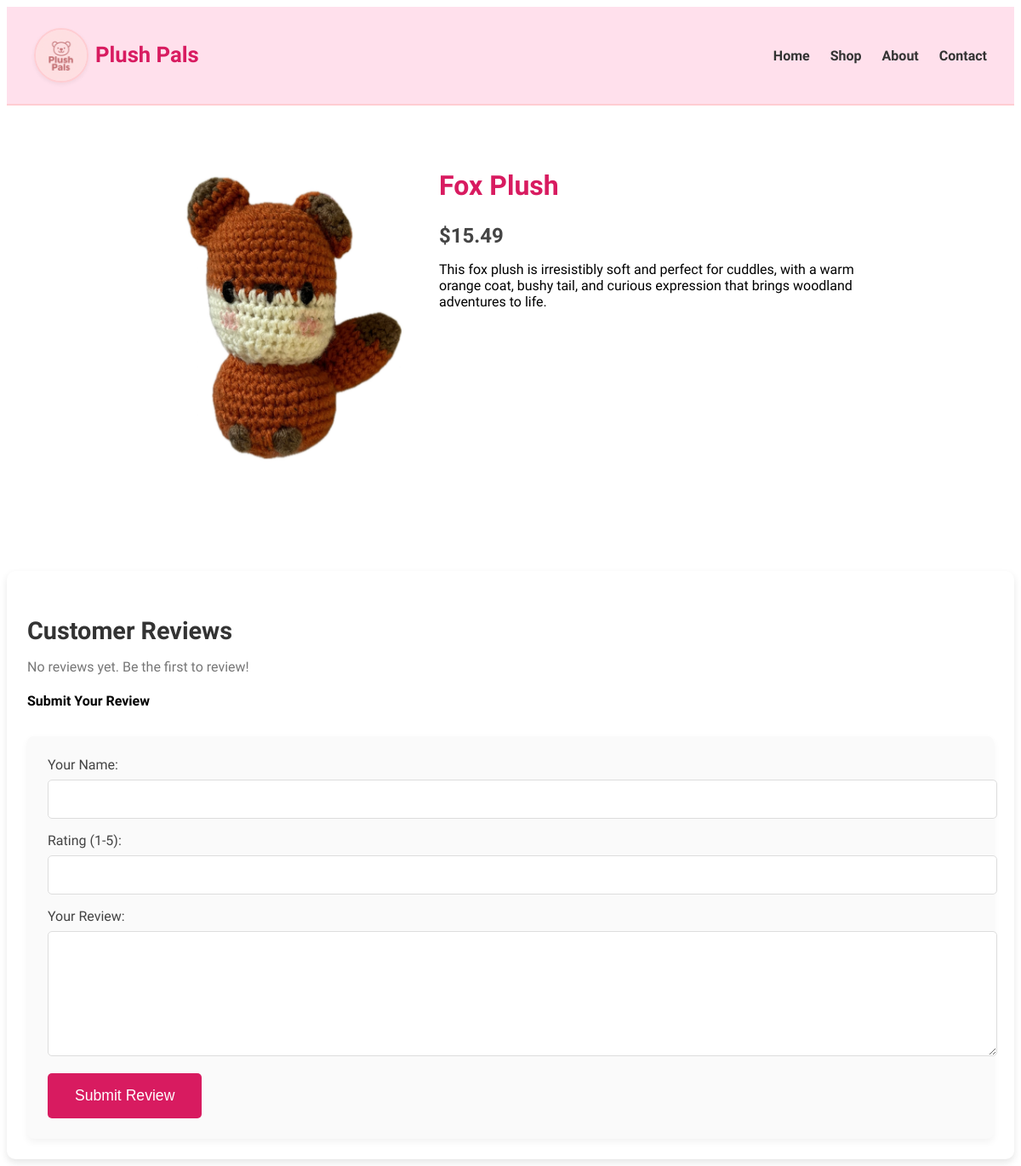
Before: /product/fox-plush/ with the older database file.
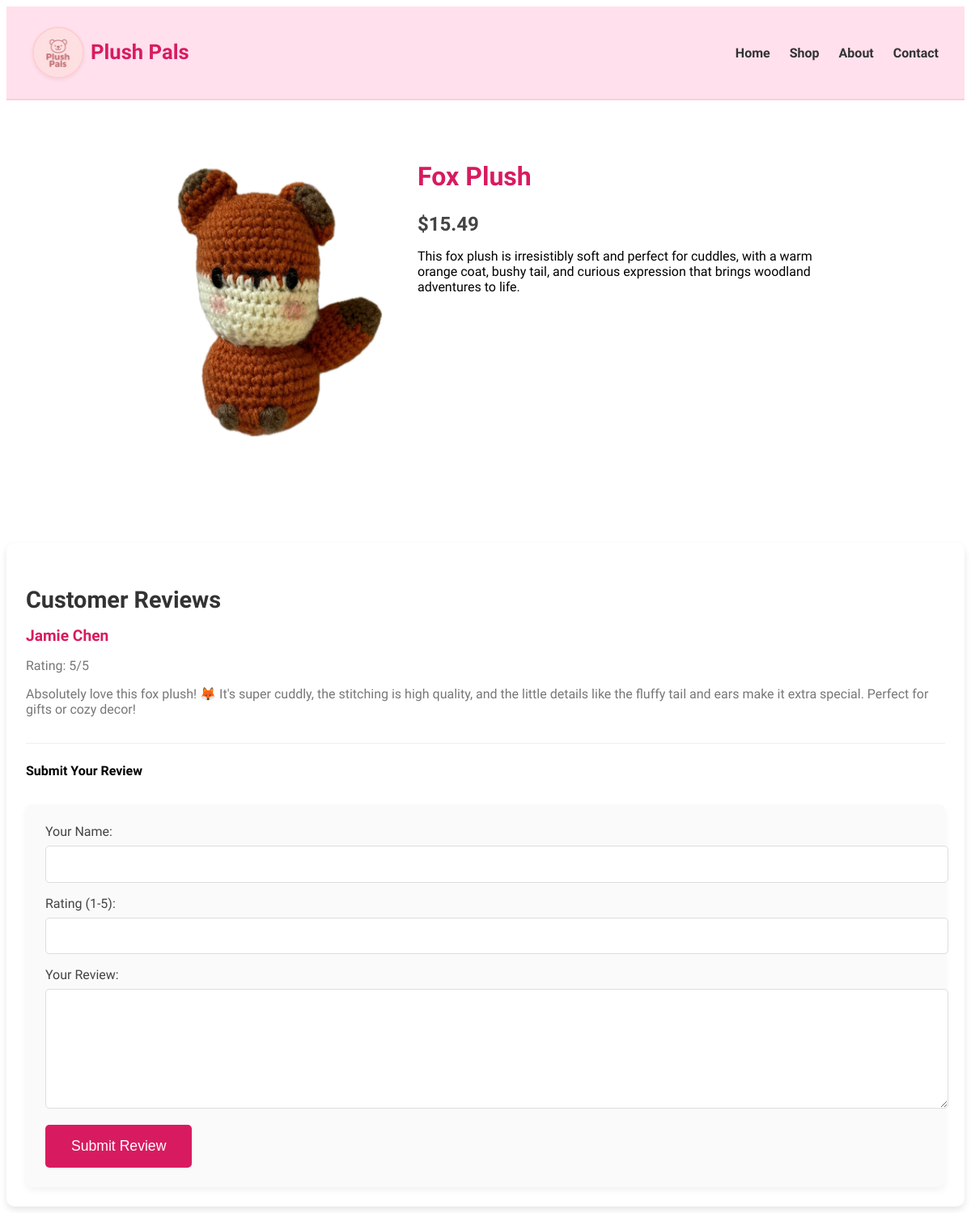
After: the same page with the newer database file.
### store/models.py (models this page shows, shortened)
class Feedback(models.Model):
    product = models.ForeignKey(Product, on_delete=models.CASCADE, related_name='feedback_set')  # link to Product!
    user_name = models.CharField(max_length=100)
    rating = models.IntegerField(
        choices=[(i, i) for i in range(1, 6)],
        validators=[MinValueValidator(1), MaxValueValidator(5)]
    )
    message = models.TextField()
    submitted_at = models.DateTimeField(auto_now_add=True)

### store/views.py (the view, shortened to what this page needs)
# urls.py: path('product/<slug:slug>/', views.product_detail, name='product-detail'),
def product_detail(request, slug):
    product = get_object_or_404(Product, slug=slug)
    feedback_list = product.feedback_set.all()
    return render(request, 'store/product_detail.html', {
        'product': product,
        'feedback_list': feedback_list,
    })

### store/templates/store/product_detail.html (shortened to what this page needs)
{% extends "base.html" %}
{% load static %}
{% block css_files %}
  <link rel="stylesheet" href="{% static 'store/product_detail.css' %}">
{% endblock %}
{% block content %}
<section id="product-detail">
  <div class="product-wrapper">
    <img src="{{ product.image.url }}" alt="{{ product.name }}">
    <div class="product-info">
      <h2>{{ product.name }}</h2>
      <p class="price">${{ product.price }}</p>
      <p>{{ product.description }}</p>
    </div>
  </div>
</section>
<div id="reviews">
  <h3>Customer Reviews</h3>
  {% if product.feedback_set.all %}
    <ul>
      {% for review in product.feedback_set.all %}
        <li>
          <strong>{{ review.user_name }}</strong>
          <p>Rating: {{ review.rating }}/5</p>
          <p>{{ review.message }}</p>
        </li>
      {% endfor %}
    </ul>
  {% else %}
    <p>No reviews yet. Be the first to review!</p>
  {% endif %}
  <h4>Submit Your Review</h4>
  <form method="post">
    <div>
      <label for="user_name">Your Name:</label>
      <input type="text" id="user_name" name="user_name" required>
    </div>
    <div>
      <label for="rating">Rating (1-5):</label>
      <input type="number" id="rating" name="rating" min="1" max="5" required>
    </div>
    <div>
      <label for="comment">Your Review:</label>
      <textarea id="comment" name="comment" required></textarea>
    </div>
    <button type="submit">Submit Review</button>
  </form>
</div>
{% endblock %}

Changed rows visible on the page:
added Feedback: user_name "Jamie Chen", rating "5", message "Absolutely love this fox plush! 🦊 It's super cuddly, the stitching is high quality, and the little details like the fluffy tail and ears make it extra special. Perfect for gifts or cozy decor!"
Other visible differences:
text no longer shown: "No reviews yet. Be the first to review!"
